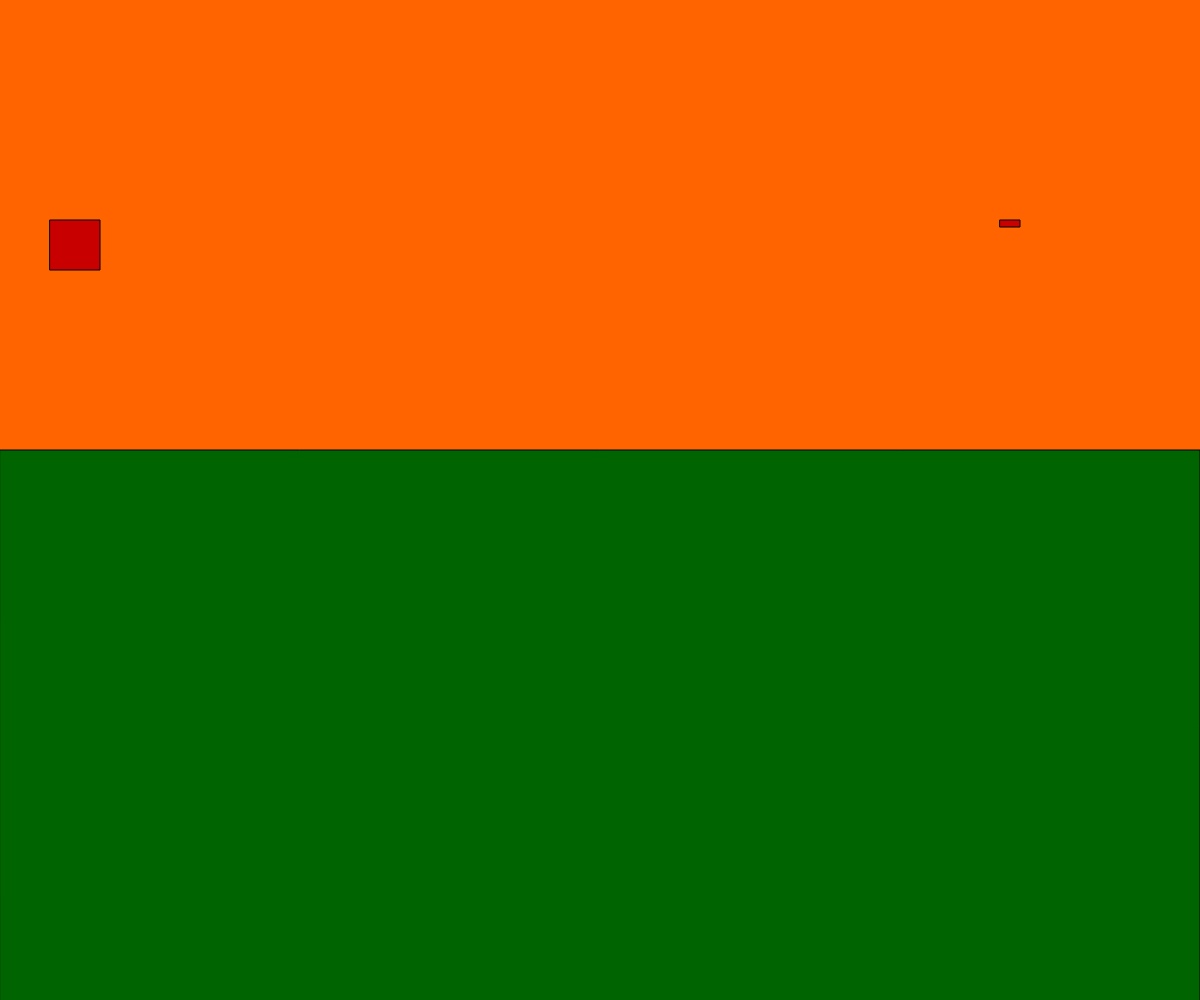
Frame 1 (no input)
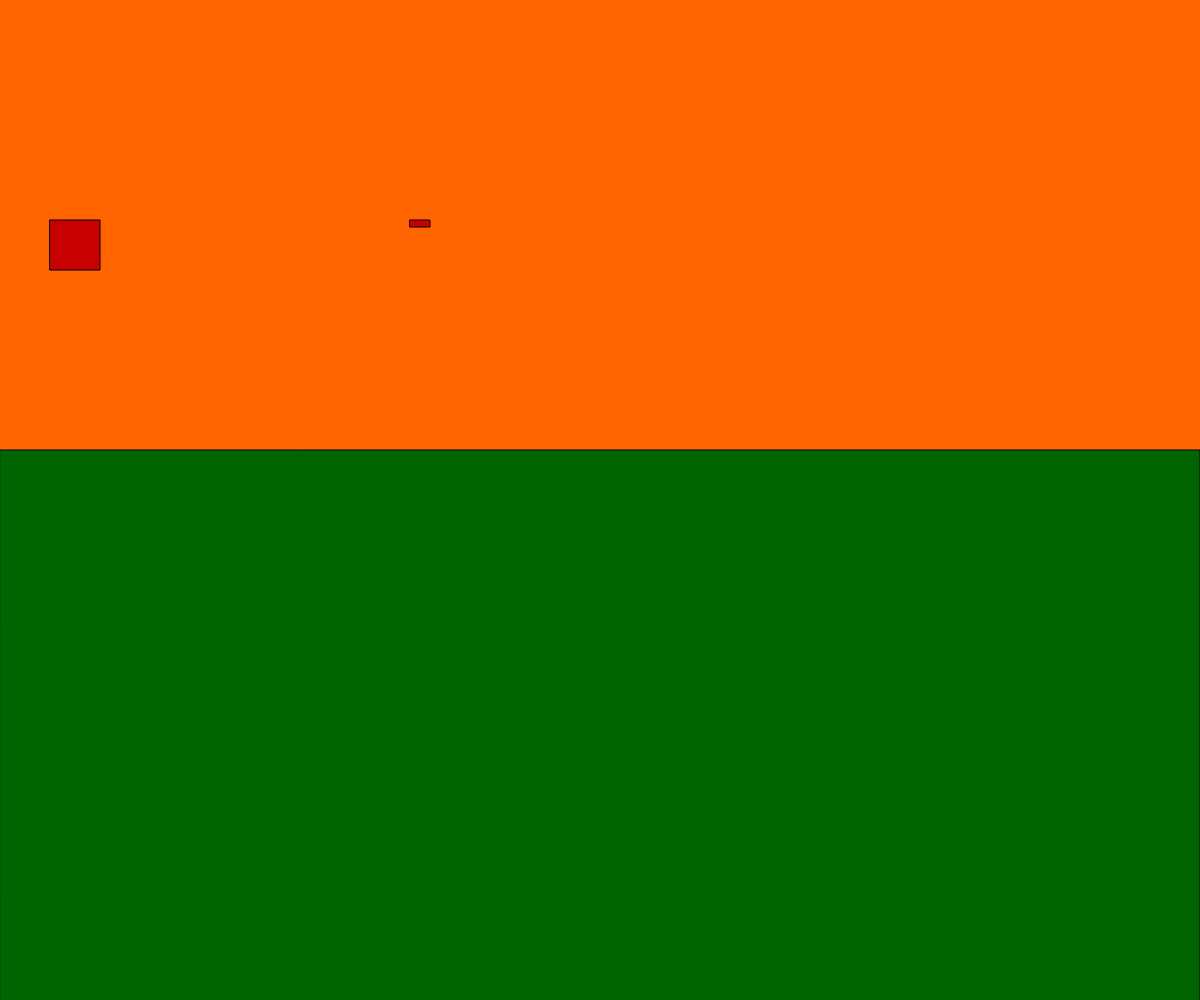
Frame 60 (no input)
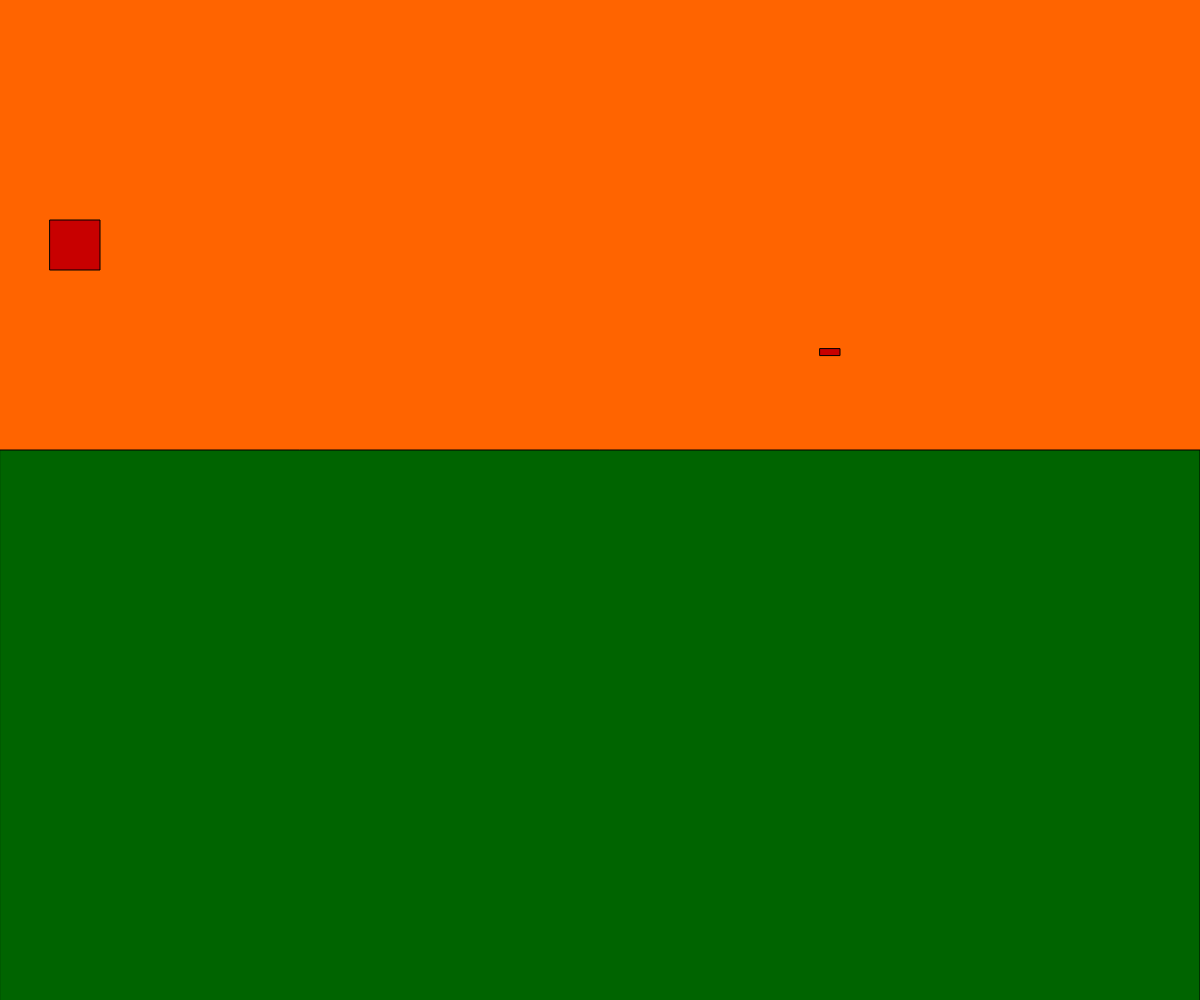
Frame 120 (the mouse pressed at the canvas centre since frame 60)

The p5.js sketch that drew these frames (run headless with seeded random() and noise() and a simulated clock; from frame 60 on, the mouse is pressed at the canvas centre):

// p5.js sketch
// ── sketch.js
var HP = 10;
var playerX = 50;
var playerY = 220;
var x = 1000;
var y = 220;
function setup() {
  createCanvas(windowWidth, windowHeight);
}

function draw() {
  background(300,100,0);
  fill(0,100,0);
  rect(0,height/2 - 50,width,height);
  
  //player
  
  fill(200,0,0);  
  rect(playerX,playerY,50,50);
  
  // object
  
  rect(x,y,20,7);
  x = x - 10;
  
  if(x == -10){
    x = 1000;
    y = y + random(-300, 300);
  }
  movement();
  
  endGame(HP);
  // colishino 
  if(220 > playerY && 220 < playerY + 50){
            if(x > playerX && x < playerX + 50){
              HP = HP - 0.25;
              console.log(HP)
      }
  }
}


function endGame(HP){
  if( HP < 0){
    background(255,0,0);
    textSize(40);
    text("GAME OVER", width/2, height/2);
    console.log("what");
  }
}











function movement(){
    if(keyCode == UP_ARROW ){
      
      playerY -=5;
      keyCode = ALT;
  }
      if(keyCode == DOWN_ARROW){
      
      playerY += 5;
      keyCode = ALT;
  }
        if(keyCode == RIGHT_ARROW){
      
      playerX += 5;
      keyCode = ALT;
  }
        if(keyCode == LEFT_ARROW){
      
      playerX -= 5;
      keyCode = ALT;
  }
}

// ── scripts.js


var myList = [null, null];
function myFunction() {
  var x = document.getElementById("myNumber").value;
  var y = document.getElementById("myOtherNumber").value;
  var z = (x * 1) + (y * 1 ); 
  myList[0] = z;
  
  document.getElementById("demo").innerHTML = z;
}


function Function() {
  var x = document.getElementById("myText").value;
  myList[1] = x;
  document.getElementById("demooo").innerHTML = x ;
}
